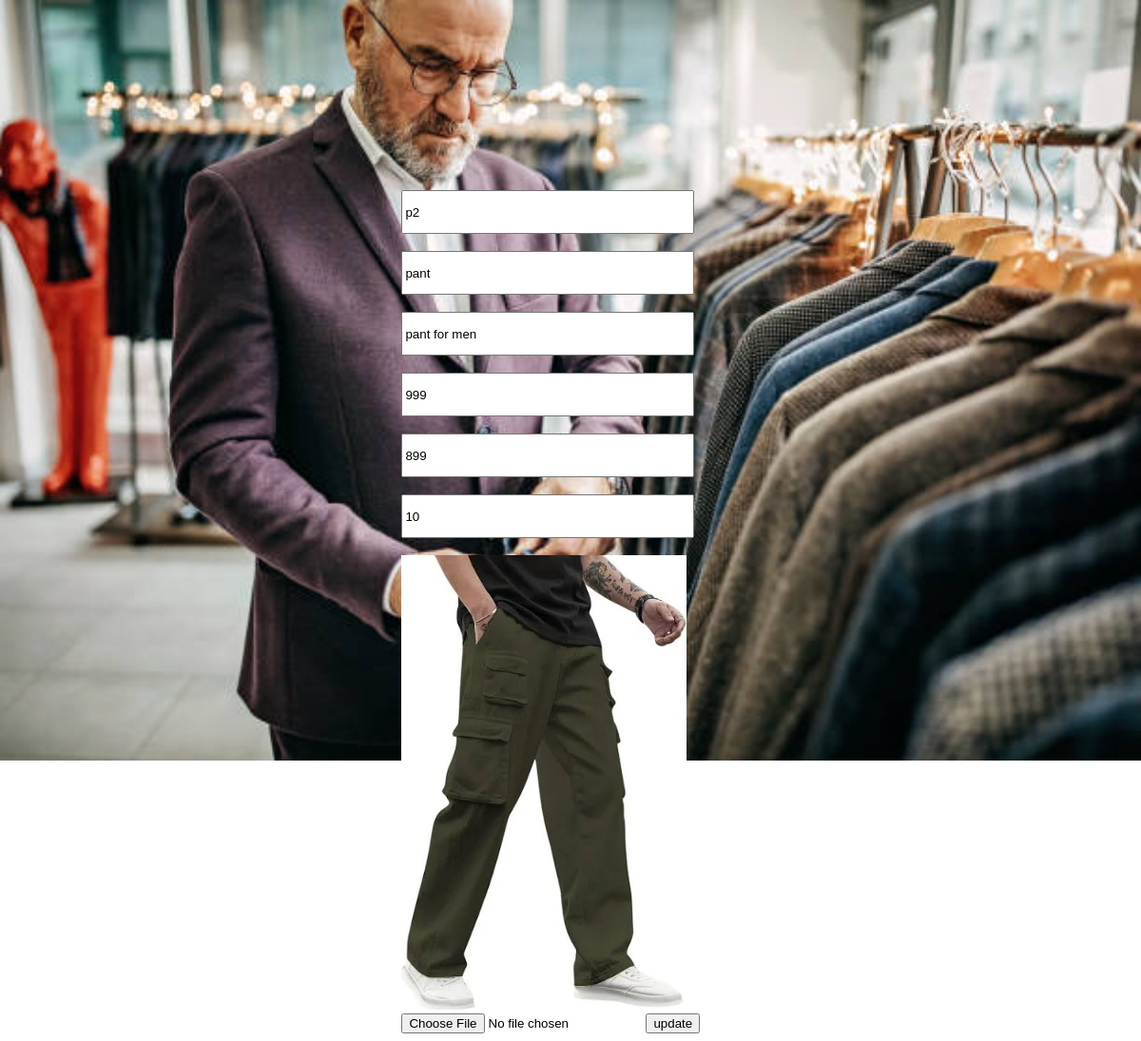
The app's page /shop_edit/2 with its own data.
### eapp/models.py (models this page shows)
class Product(models.Model):
    pid=models.TextField()
    name=models.TextField()
    dis=models.TextField()
    price=models.IntegerField()
    offer_price=models.IntegerField()
    stock=models.IntegerField()
    img=models.FileField()

### eapp/views.py (the view)
# urls.py: path('shop_edit/<id>',views.edit_pro),
def edit_pro(req,id):
    if req.method=='POST':
        pid=req.POST['id']
        name=req.POST['name']
        dis=req.POST['dis']
        price=req.POST['price']
        off_price=req.POST['offprice']
        stock=req.POST['stock']
        img=req.FILES.get('img')
        if img:
            Product.objects.filter(pk=id).update(pid=pid,name=name,dis=dis,price=price,offer_price=off_price,stock=stock)
            data=Product.objects.get(pk=id)
            data.img=img
            data.save()
        else:
            Product.objects.filter(pk=id).update(pid=pid,name=name,dis=dis,price=price,offer_price=off_price,stock=stock)
        return redirect(eapp_home)
    else:
        data=Product.objects.get(pk=id)
        return render(req,'shop/edit_product.html',{'data':data})

### templates/shop/edit_product.html (shortened to what this page needs)
<!DOCTYPE html>
<html lang="en">
<head>
    {% load static%}
    <link rel="stylesheet" href="{% static 'style.css'%}">
</head>
<body style="background-image: url('static/ebg.jpg');">
    <div class="form">
    <form action="" method="post" enctype="multipart/form-data">
        <input type="text" name="id" id="" placeholder="Product Id" required style="width: 300px; height: 40px;" value="{{data.pid}}"><br><br>
        <input type="text" name="name" id="" placeholder="Product Name" required style="width: 300px; height: 40px;" value="{{data.name}}"><br><br>
        <input type="text" name="dis" id="" placeholder="Product Discription" required style="width: 300px; height: 40px;" value="{{data.dis}}"><br><br>
        <input type="number" name="price" id="" placeholder="Product Price" required style="width: 300px; height: 40px;" value="{{data.price}}"><br><br>
        <input type="number" name="offprice" id="" placeholder="Offer Price" required style="width: 300px; height: 40px;" value="{{data.offer_price}}"><br><br>
        <input type="number" name="stock" id="" placeholder="Number of Stocks" required style="width: 300px; height: 40px;" value="{{data.stock}}"><br><br>
        <img src="{{data.img.url}}" alt="" style="height: 300; width: 300px;">
        <input type="file" name="img" id="">
        <input type="submit" value="update"><br>
    </form>
</div>
</body>
</html>

### static/style.css (style rules this page uses)
body { background-repeat: no-repeat; background-size: 100%; }
.form { width: 30%; margin: auto; margin-top: 25vh; }

### records on screen
Product: id "p2", name "pant", dis "pant for men", price "999", offprice "899", stock "10", img (picture)
